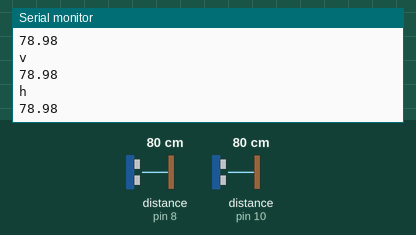
Bench run of a sketch on a simulated Arduino Uno, built with avr-gcc and run on an emulated ATmega328P. Parts: the last lines printed to the serial monitor. Wiring (inferred from the names in the program): 2 × ultrasonic range finder: trigger pin 9, echo pin 8 / trigger pin 11, echo pin 10. Inputs (shaded band) come from the test bench; at power-on: distance to the obstacle (sensors on pin 8, pin 10) 80 cm. The echo pulse lasts 58.3 µs per cm.

Above: at 1.2 s.
1.3 s: distance to the obstacle (sensor on pin 8) set to 2 cm
At 1.37 s:
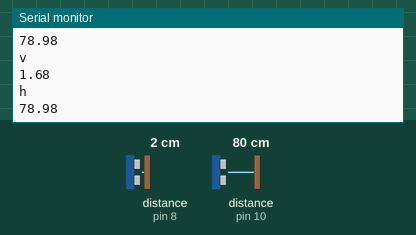
2.8 s: distance to the obstacle (sensor on pin 10) set to 2 cm
At 2.84 s:
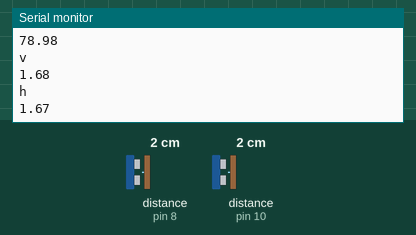
4.3 s: distance to the obstacle (sensor on pin 8) set to 4 cm
At 5.1 s:
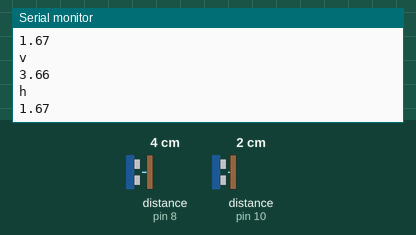
5.8 s: distance to the obstacle (sensor on pin 10) set to 9 cm
At 5.92 s:
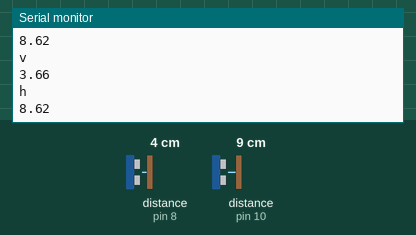
Timing chart, 0 to 8.3 s (numbered marks = the images above; inputs shaded):
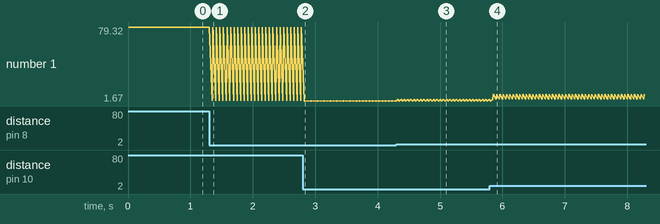

The sketch:

soundtrial.ino
```cpp
// Mariah Forbes
// Final Project
// May 8, 2017


//--------I based this off of coding instructions I found online--------
//* Ultrasonic Sensor HC-SR04 and Arduino Tutorial
//*
//* Crated by Dejan Nedelkovski,
//* www.HowToMechatronics.com
//*
//-------------------------------------------------------------


// defines pins numbers
//sensor1 (vertical)
const int trigPin = 9;
const int echoPin = 8;
//sensor2 (horizontal)
const int trigPin2 = 11;
const int echoPin2 = 10;

//horizontal variables
long duration2;
float distance2;

//vertical variables
long duration;
float distance;

void setup() {

//vertical pins
pinMode(trigPin, OUTPUT); // Sets the trigPin as an Output
pinMode(echoPin, INPUT); // Sets the echoPin as an Input


//horizontal pins
pinMode(trigPin2, OUTPUT);
pinMode(echoPin2, INPUT);

Serial.begin(9600); // Starts the serial communication

}

//start of the loop to send out data
void loop() {

//------------------------------VERTICAL DATA-------------------------------------------
//Clears trigPin (LOW means off)
digitalWrite(trigPin, LOW);
delayMicroseconds(2);
//waits 2 microseconds

// Sets the trigPin on HIGH state for 10 micro seconds (HIGH means on)
digitalWrite(trigPin, HIGH);
delayMicroseconds(10);

//turns it off again.
digitalWrite(trigPin, LOW);

// Reads the echoPin, returns the sound wave travel time to be calculated later
duration = pulseIn(echoPin, HIGH);
// Calculating the distance
distance = duration*0.034/2;

// Prints the distance on the Serial Monitor
Serial.println("v");
Serial.println(distance);
//------------------------------------------------------------------------------------------


//------------------------------HORIZONTAL DATA---------------------------------------------
 // Clears the trigPin
  digitalWrite(trigPin2, LOW);
  delayMicroseconds(2);

// Sets the trigPin on HIGH state for 10 micro seconds
  digitalWrite(trigPin2, HIGH);
  delayMicroseconds(10);
  digitalWrite(trigPin2, LOW);
// Reads the echoPin, returns the sound wave travel time in microseconds
  duration2 = pulseIn(echoPin2, HIGH);
// Calculating the distance
  distance2 = duration2*0.034/2;
// Prints the distance on the Serial Monitor
  Serial.println("h");
  Serial.println(distance2);
//------------------------------------------------------------------------------------------

//A delay of 50 milliseconds so Processing 3 can keep up with the incoming information
 delay(50);
}
```

Measured:
- after the input at 1.3 s, the serial monitor: prints a new line after 0.05 s (image 1)
- after the input at 2.8 s, the serial monitor: prints a new line at once (image 2)
- after the input at 4.3 s, the serial monitor: prints a new line at once (image 3)
- after the input at 5.8 s, the serial monitor: prints a new line after 0.05 s (image 4)
- plotted number 1: 78.98 → 1.67 after the input at 2.8 s, 1.67 → 3.66 after the input at 4.3 s, 3.66 → 8.62 after the input at 5.8 s
